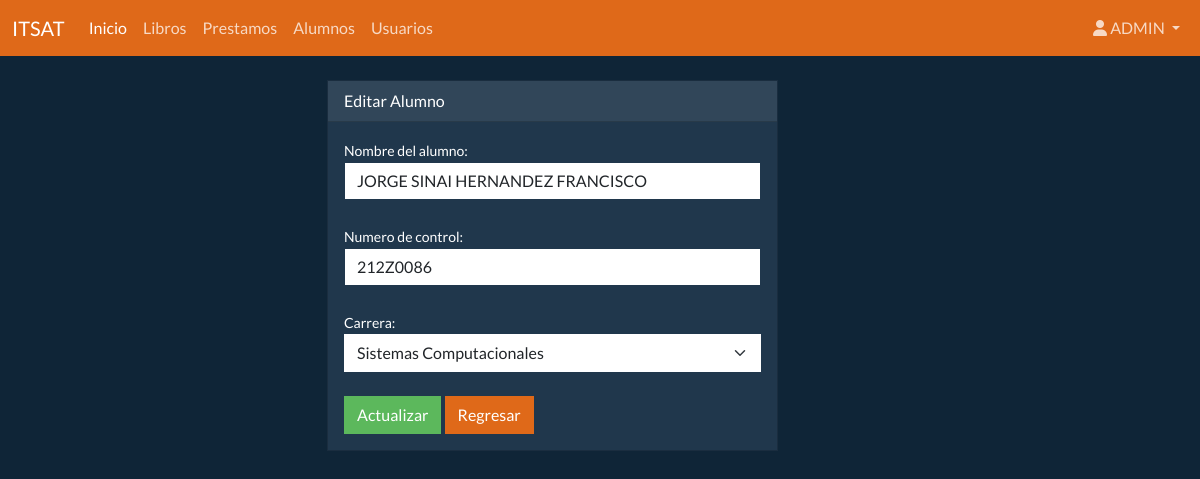
Page /index.php?type=students&action=edit&id=2 (signed in) on the committed database.
### tables this page shows
CREATE TABLE `students` (
  `id` int(11) NOT NULL,
  `student_name` varchar(250) NOT NULL,
  `control_number` varchar(250) NOT NULL,
  `career` varchar(250) NOT NULL
);

### config/database.php (called while the page is built, shortened)
<?php
class Database {
    private $host = "localhost";
    private $db_name = "library";
    private $username = "root";
    private $password = "";
    public function getConnection() {
        $this->conn = null;
        try {
            $this->conn = new PDO("mysql:host=" . $this->host . ";dbname=" . $this->db_name, $this->username, $this->password);
            $this->conn->exec("set names utf8");
        } catch(PDOException $exception) {
            echo "Connection error: " . $exception->getMessage();
        }
        return $this->conn;
    }
}
?>

### models/Student.php (called while the page is built, shortened)
<?php
class Student {
    private $conn;
    private $table_name = "students";
    public $id;
    public function __construct($db) {
        $this->conn = $db;
    }
    function readOne() {
        $query = "SELECT * FROM ". $this->table_name . " WHERE id = ? LIMIT 0,1";
        $stmt = $this->conn->prepare($query);
        $stmt->bindParam(1, $this->id);
        $stmt->execute();
        return $stmt;
    }
}
?>

### views/students/edit.php (the view, shortened to what this page needs)
<!DOCTYPE html>
<html>
<head>
    <?php  require_once __DIR__ . '/../template/header.php'; ?>
    <div class="col-md-3"></div>
    <div class="col-md-5">
        <div class="card text-white bg-dark mb-3">
            <div class="card-header">Editar Alumno</div>
            <div class="card-body">
            <form method="post" onsubmit="transformToUpperCase()">
            <div class="form-group">
                <label for="student_name">Nombre del alumno:</label><br>
                <input type="text" class="form-control" name="student_name" id="student_name" placeholder="Titulo:" value="<?php echo $student['student_name']; ?>" required><br>
            </div>
            <div class="form-group">
                <label for="control_number">Numero de control:</label><br>
                <input type="text" class="form-control" name="control_number" id="control_number" placeholder="Número de control:" value="<?php echo $student['control_number']; ?>" required><br>
            </div>
            <div class="form-group">
            <label for="career">Carrera:</label><br>
                <select class="form-select" name="career" id="career" required>
                    <option value="SISTEMAS COMPUTACIONALES" <?php if($student['career'] == 'SISTEMAS COMPUTACIONALES ') echo 'selected'; ?>>Sistemas Computacionales</option>
                </select><br>
            <div class="btn-group" role="group" aria-label="Button group name">
                <button type="submit" value="Actualizar" class="btn btn-success">Actualizar</button>
            </div>
            <div class="btn-group" role="group" aria-label="Button group name">
                    <a type="button" class="btn btn-primary" href="index.php?type=students&action=index">Regresar</a>
            </div>
             </form>
            </div>
        </div>
    </div>
    <?php  require_once __DIR__ . '/../template/footer.php'; ?>

### rows in the picture
students: student_name "JORGE SINAI HERNANDEZ FRANCISCO", control_number "212Z0086"

### other values in the picture
$_SESSION['username'] "ADMIN"
